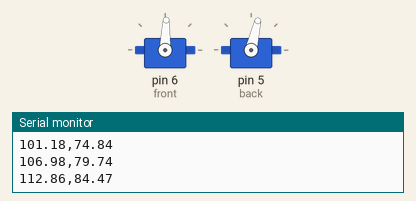
This sketch was run on a simulated Arduino Uno, built with avr-gcc and run on an emulated ATmega328P. On the bench: 2 × servo, the last lines printed to the serial monitor.

Above: at 5.05 s.
At 5.2 s:
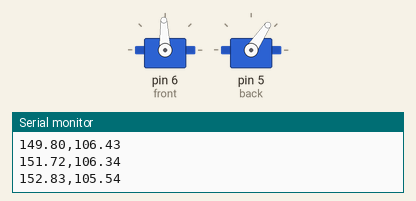
At 5.4 s:
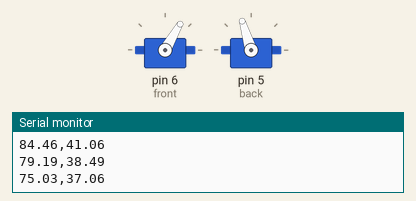
Timing chart, 0 to 8.0 s (numbered marks = the images above):
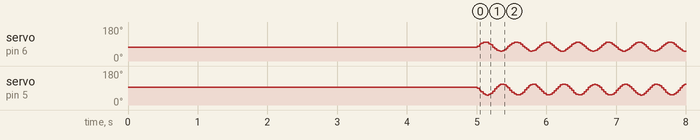

The sketch:

EGR557_Motor_Control.ino
```cpp
#include <Servo.h>
Servo front;
Servo back;

// A2 is rear, B1 is front

// Constants used to set the gait characteristics
int gait_size = 2;

float amp_front;
float amp_back;
float offset_front;
float offset_back;
float freq_weight;
float freq_offset_back;
float freq_offset_front;


/* Servo Mapping
    Map between real-world angles (radians) and motor contol angles
    Back:
      0 degrees = 159
      180 degrees = 33

    Front
      0 degrees = 27
      180 degrees = 152
*/

void front_set(int true_angle) {
  float motor_angle = map(true_angle, 0, 180, 27, 152);
  front.write(motor_angle);
}

void back_set(int true_angle) {
  float motor_angle = map(true_angle, 0, 180, 159, 33);
  back.write(motor_angle);
}

/*  Motor Control Functions
    Arguments is current simulation time
    parameters (amplitude and frequency (0 to 1)
    output is motor control angle in degrees
*/

float get_back_angle(float t) {
  float output = amp_back * sin(20 * freq_weight * 0.35625 * t + freq_offset_back) + offset_back; // calculates the current desired angle in radians
  return -output * 180 / PI; // returns the desired angle in degrees
}

float get_front_angle(float t) {
  float output = amp_front * sin(20 * freq_weight * 0.35625 * t + freq_offset_front) + offset_front; // calculates the current desired angle in radians
  return -output * 180 / PI; // returns the desired angle in degrees
}

float currentTime;
float previousTime;

//********************************************************************//

void setup() {
  // put your setup code here, to run once:
  Serial.begin(9600);
  front.attach(6);
  back.attach(5);

  switch (gait_size) {
    case 2: // 1/2 gait size
      amp_back = -0.72247829;
      amp_front = -0.60836185;
      offset_back = -1.95;
      offset_front = -1.25;
      freq_offset_back = -0.4;
      freq_offset_front =  -0.05;
      freq_weight = 2;
      break;
    case 3: // 1/3 gait size
      amp_back = -0.43562765;
      amp_front = -0.44156115;
      offset_back = -2.1;
      offset_front = -1.3;
      freq_offset_back = -0.55;
      freq_offset_front = -0.05 ;
      freq_weight = 3;
      break;
    case 4: // 1/4 gait size
      amp_back = -0.2692595;
      amp_front = -0.35929823;
      offset_back = -2.1;
      offset_front = -1.3;
      freq_offset_back = -0.7;
      freq_offset_front = -0.05 ;
      freq_weight = 4;
      break;
    case 5: // 4/7 gait size
      amp_back = -0.79126349;
      amp_front = -0.6768732;
      offset_back = -2.0;
      offset_front = -1.25;
      freq_offset_back = -0.45;
      freq_offset_front = -0.05;
      freq_weight = 7/4;
      break;
  }

  float ini_back = get_back_angle(0);
  float ini_front = get_front_angle(0);
  back_set(ini_back);
  front_set(ini_front);
  Serial.print("back_motor_angle");
  Serial.print(",");
  Serial.println("front_motor_angle");

  Serial.print(ini_back);
  Serial.print(",");
  Serial.println(ini_front);

  delay(5000);

}

void loop() {
  // put your main code here, to run repeatedly:
  currentTime = millis() - 5000; // current time in ms
  if (abs(currentTime - previousTime) >=  10) {
    float back_angle = get_back_angle(currentTime / 1000); // functions expect time in s
    float front_angle = get_front_angle(currentTime / 1000);;

    back_set(back_angle);
    front_set(front_angle);
    previousTime = currentTime;

    Serial.print(back_angle);
    Serial.print(",");
    Serial.println(front_angle);
  }
}
```
